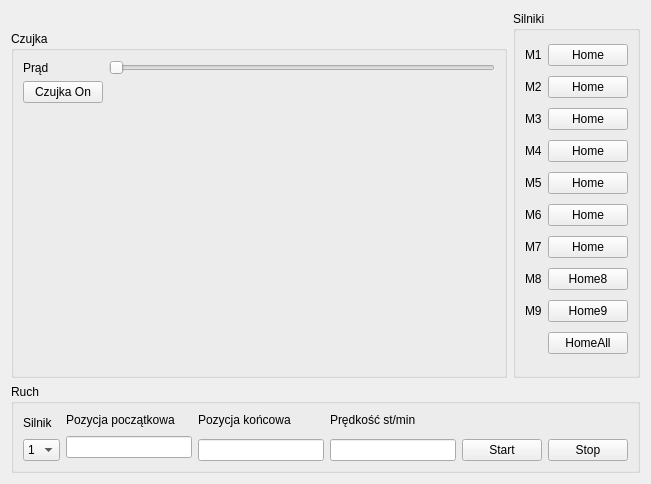
<?xml version="1.0" encoding="UTF-8"?>
<ui version="4.0">
 <class>Symulator</class>
 <widget class="QWidget" name="Symulator">
  <property name="geometry">
   <rect>
    <x>0</x>
    <y>0</y>
    <width>651</width>
    <height>484</height>
   </rect>
  </property>
  <property name="windowTitle">
   <string>Debug</string>
  </property>
  <layout class="QGridLayout" name="gridLayout_3">
   <item row="0" column="0">
    <widget class="QLabel" name="label">
     <property name="text">
      <string/>
     </property>
    </widget>
   </item>
   <item row="0" column="1" rowspan="2">
    <widget class="QGroupBox" name="groupBox_2">
     <property name="title">
      <string>Silniki</string>
     </property>
     <layout class="QGridLayout" name="gridLayout">
      <item row="4" column="0">
       <widget class="QLabel" name="label_7">
        <property name="text">
         <string>M5</string>
        </property>
       </widget>
      </item>
      <item row="8" column="1">
       <widget class="QPushButton" name="pbHome9">
        <property name="text">
         <string>Home9</string>
        </property>
       </widget>
      </item>
      <item row="2" column="0">
       <widget class="QLabel" name="label_5">
        <property name="text">
         <string>M3</string>
        </property>
       </widget>
      </item>
      <item row="5" column="1">
       <widget class="QPushButton" name="pbHome6">
        <property name="text">
         <string>Home</string>
        </property>
       </widget>
      </item>
      <item row="6" column="1">
       <widget class="QPushButton" name="pbHome7">
        <property name="text">
         <string>Home</string>
        </property>
       </widget>
      </item>
      <item row="1" column="1">
       <widget class="QPushButton" name="pbHome2">
        <property name="text">
         <string>Home</string>
        </property>
       </widget>
      </item>
      <item row="5" column="0">
       <widget class="QLabel" name="label_8">
        <property name="text">
         <string>M6</string>
        </property>
       </widget>
      </item>
      <item row="7" column="1">
       <widget class="QPushButton" name="pbHome8">
        <property name="text">
         <string>Home8</string>
        </property>
       </widget>
      </item>
      <item row="8" column="0">
       <widget class="QLabel" name="label_11">
        <property name="text">
         <string>M9</string>
        </property>
       </widget>
      </item>
      <item row="3" column="1">
       <widget class="QPushButton" name="pbHome4">
        <property name="text">
         <string>Home</string>
        </property>
       </widget>
      </item>
      <item row="7" column="0">
       <widget class="QLabel" name="label_10">
        <property name="text">
         <string>M8</string>
        </property>
       </widget>
      </item>
      <item row="2" column="1">
       <widget class="QPushButton" name="pbHome3">
        <property name="text">
         <string>Home</string>
        </property>
       </widget>
      </item>
      <item row="1" column="0">
       <widget class="QLabel" name="label_4">
        <property name="text">
         <string>M2</string>
        </property>
       </widget>
      </item>
      <item row="0" column="0">
       <widget class="QLabel" name="label_3">
        <property name="text">
         <string>M1</string>
        </property>
       </widget>
      </item>
      <item row="3" column="0">
       <widget class="QLabel" name="label_6">
        <property name="text">
         <string>M4</string>
        </property>
       </widget>
      </item>
      <item row="0" column="1">
       <widget class="QPushButton" name="pbHome1">
        <property name="text">
         <string>Home</string>
        </property>
       </widget>
      </item>
      <item row="6" column="0">
       <widget class="QLabel" name="label_9">
        <property name="text">
         <string>M7</string>
        </property>
       </widget>
      </item>
      <item row="4" column="1">
       <widget class="QPushButton" name="pbHome5">
        <property name="text">
         <string>Home</string>
        </property>
       </widget>
      </item>
      <item row="9" column="1">
       <widget class="QPushButton" name="pbHomeAll">
        <property name="text">
         <string>HomeAll</string>
        </property>
       </widget>
      </item>
     </layout>
    </widget>
   </item>
   <item row="1" column="0">
    <widget class="QGroupBox" name="groupBox">
     <property name="title">
      <string>Czujka</string>
     </property>
     <layout class="QFormLayout" name="formLayout">
      <item row="0" column="0">
       <widget class="QLabel" name="label_2">
        <property name="text">
         <string>Prąd</string>
        </property>
       </widget>
      </item>
      <item row="0" column="1">
       <widget class="QSlider" name="pradWartosc">
        <property name="orientation">
         <enum>Qt::Horizontal</enum>
        </property>
       </widget>
      </item>
      <item row="1" column="0">
       <widget class="QPushButton" name="pbCzujkaOn">
        <property name="text">
         <string>Czujka On</string>
        </property>
       </widget>
      </item>
      <item row="2" column="0">
       <spacer name="verticalSpacer">
        <property name="orientation">
         <enum>Qt::Vertical</enum>
        </property>
        <property name="sizeHint" stdset="0">
         <size>
          <width>20</width>
          <height>40</height>
         </size>
        </property>
       </spacer>
      </item>
     </layout>
    </widget>
   </item>
   <item row="2" column="0" colspan="2">
    <widget class="QGroupBox" name="groupBox_3">
     <property name="title">
      <string>Ruch</string>
     </property>
     <layout class="QGridLayout" name="gridLayout_2">
      <item row="0" column="3">
       <widget class="QLabel" name="label_15">
        <property name="text">
         <string>Prędkość st/min</string>
        </property>
       </widget>
      </item>
      <item row="1" column="1" rowspan="2">
       <widget class="QLineEdit" name="impBegin"/>
      </item>
      <item row="0" column="1">
       <widget class="QLabel" name="label_13">
        <property name="text">
         <string>Pozycja początkowa</string>
        </property>
       </widget>
      </item>
      <item row="2" column="2">
       <widget class="QLineEdit" name="impEnd"/>
      </item>
      <item row="2" column="3">
       <widget class="QLineEdit" name="impSpeed"/>
      </item>
      <item row="0" column="0" rowspan="2">
       <widget class="QLabel" name="label_12">
        <property name="text">
         <string>Silnik</string>
        </property>
       </widget>
      </item>
      <item row="2" column="0">
       <widget class="QComboBox" name="comboBox">
        <item>
         <property name="text">
          <string>1</string>
         </property>
        </item>
        <item>
         <property name="text">
          <string>2</string>
         </property>
        </item>
        <item>
         <property name="text">
          <string>3</string>
         </property>
        </item>
        <item>
         <property name="text">
          <string>4</string>
         </property>
        </item>
        <item>
         <property name="text">
          <string>5</string>
         </property>
        </item>
        <item>
         <property name="text">
          <string>6</string>
         </property>
        </item>
        <item>
         <property name="text">
          <string>7</string>
         </property>
        </item>
        <item>
         <property name="text">
          <string>8</string>
         </property>
        </item>
        <item>
         <property name="text">
          <string>9</string>
         </property>
        </item>
       </widget>
      </item>
      <item row="2" column="4">
       <widget class="QPushButton" name="pbStart">
        <property name="text">
         <string>Start</string>
        </property>
       </widget>
      </item>
      <item row="0" column="2">
       <widget class="QLabel" name="label_14">
        <property name="text">
         <string>Pozycja końcowa</string>
        </property>
       </widget>
      </item>
      <item row="2" column="5">
       <widget class="QPushButton" name="pbStop">
        <property name="text">
         <string>Stop</string>
        </property>
       </widget>
      </item>
     </layout>
    </widget>
   </item>
  </layout>
 </widget>
 <resources/>
 <connections/>
</ui>
